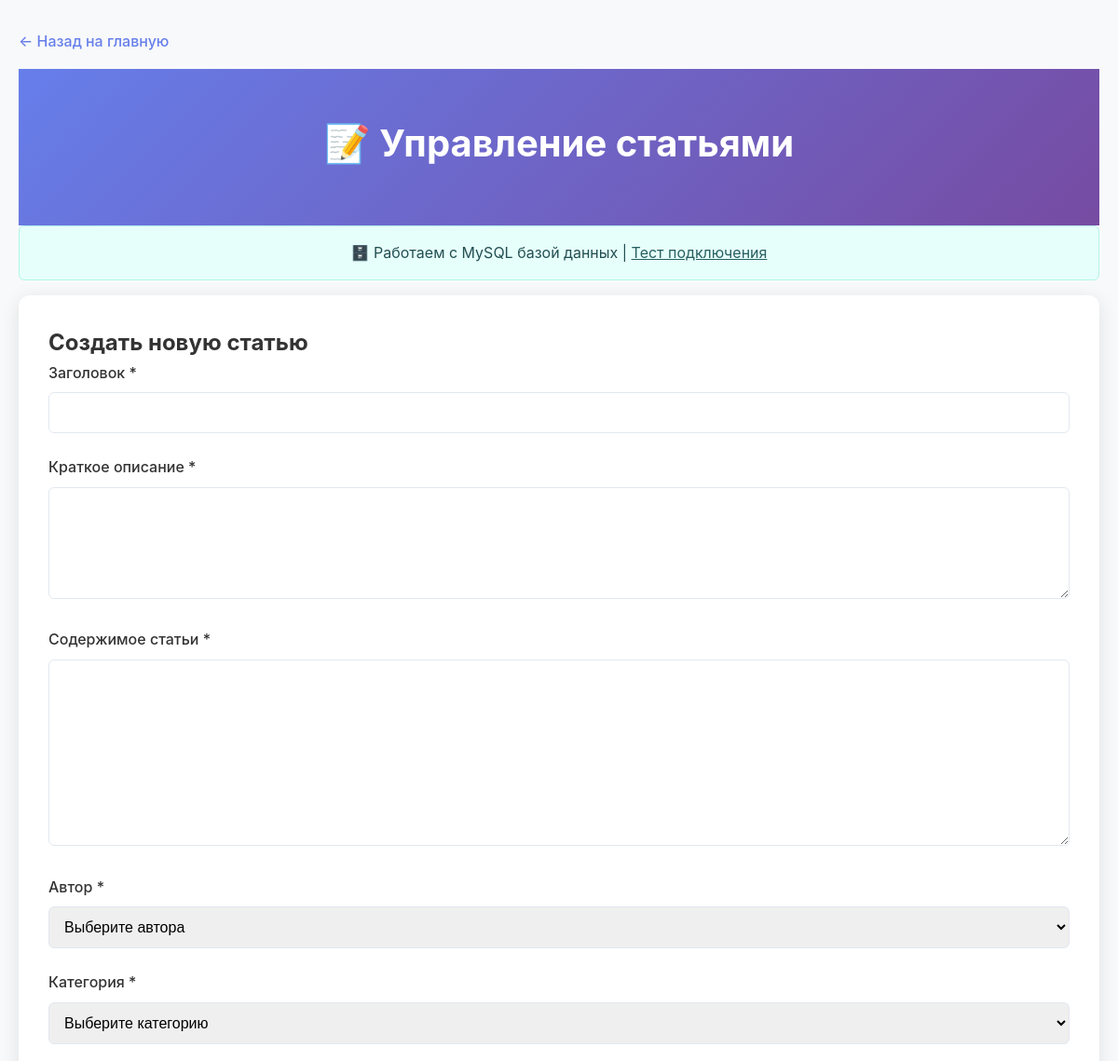
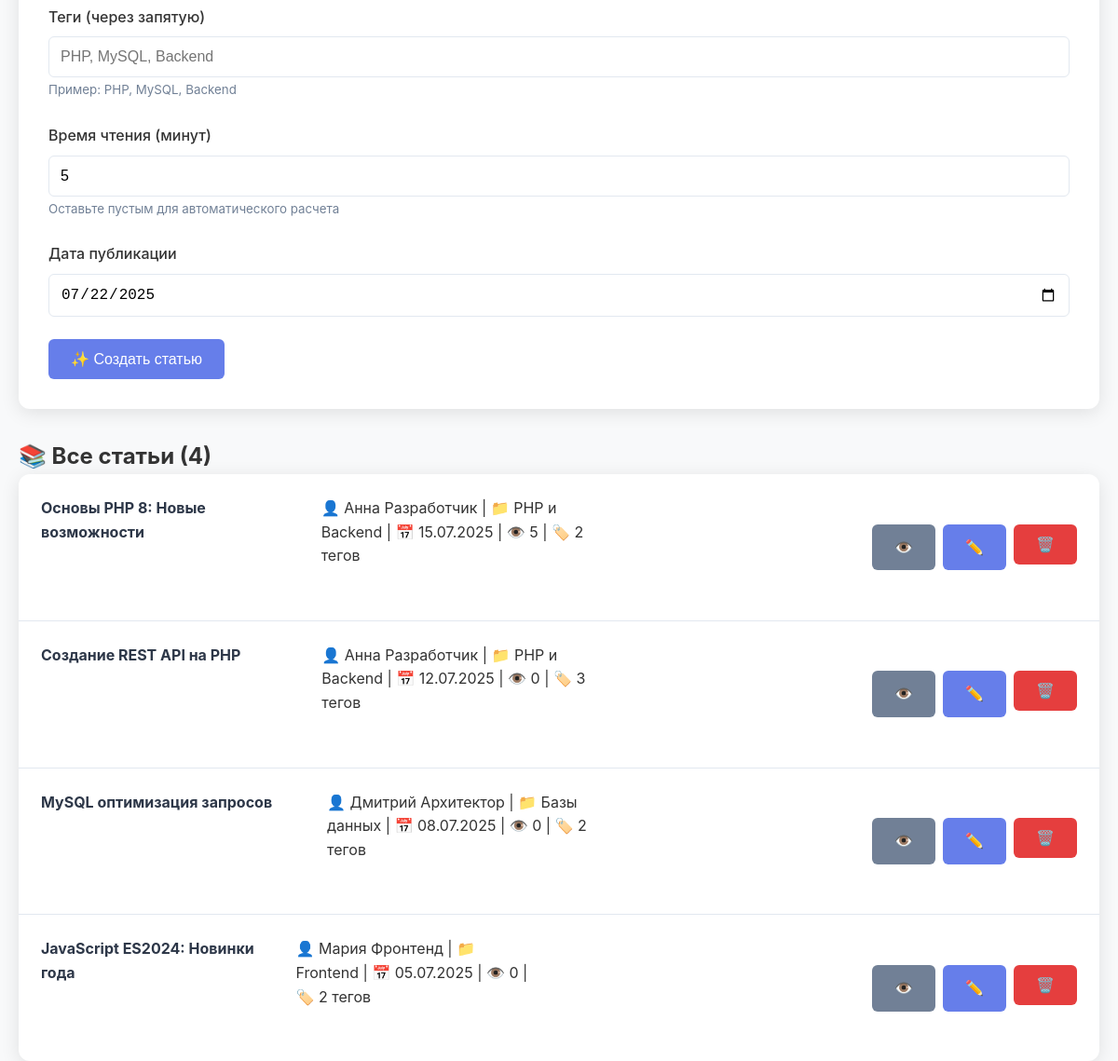
The app's page /admin.php with its own data (2 pictures, top to bottom).
### tables this page shows
CREATE TABLE articles (
    id INT PRIMARY KEY AUTO_INCREMENT,
    title VARCHAR(255) NOT NULL,
    slug VARCHAR(255) UNIQUE,
    content TEXT NOT NULL,
    excerpt TEXT,
    author_id INT NOT NULL,
    category_id INT NOT NULL,
    reading_time INT DEFAULT 5,
    views INT DEFAULT 0,
    status ENUM('draft', 'published') DEFAULT 'published',
    published_at DATE,
    created_at TIMESTAMP DEFAULT CURRENT_TIMESTAMP,
    updated_at TIMESTAMP DEFAULT CURRENT_TIMESTAMP ON UPDATE CURRENT_TIMESTAMP,
    
     
    FOREIGN KEY (author_id) REFERENCES users(id) ON DELETE CASCADE,
    FOREIGN KEY (category_id) REFERENCES categories(id) ON DELETE CASCADE,
    
     
    INDEX idx_author (author_id),
    INDEX idx_category (category_id),
    INDEX idx_status (status),
    INDEX idx_published (published_at),
    INDEX idx_views (views),
    
     
    FULLTEXT KEY ft_search (title, content, excerpt)
);

CREATE TABLE categories (
    id INT PRIMARY KEY AUTO_INCREMENT,
    name VARCHAR(100) NOT NULL,
    slug VARCHAR(100) UNIQUE NOT NULL,
    description TEXT,
    created_at TIMESTAMP DEFAULT CURRENT_TIMESTAMP
);

### functions.php (called while the page is built, shortened)
<?php
function formatDate($date) {
    return date('d.m.Y', strtotime($date));
}
function formatViews($views) {
    if ($views < 1000) return $views;
    return round($views / 1000000, 1) . 'M';
}
function getArticleTags($articleId) {
    try {
        $pdo = getDatabaseConnection();
        $stmt = $pdo->prepare("
            SELECT t.name
            FROM tags t
            JOIN article_tags at ON t.id = at.tag_id
            WHERE at.article_id = ?
            ORDER BY t.name
        ");
        $stmt->execute([$articleId]);
        return $stmt->fetchAll(PDO::FETCH_COLUMN);
    } catch (PDOException $e) {
        error_log("Error getting article tags: " . $e->getMessage());
        return [];
    }
}
function getAllArticles($limit = null, $offset = 0) {
    try {
        $pdo = getDatabaseConnection();
        $sql = "
            SELECT
                a.*,
                u.name as author_name,
                u.email as author_email,
                c.name as category_name
            FROM articles a
            JOIN users u ON a.author_id = u.id
            JOIN categories c ON a.category_id = c.id
            WHERE a.status = 'published'
            ORDER BY a.published_at DESC, a.created_at DESC
        ";
        $stmt = $pdo->query($sql);
        $articles = $stmt->fetchAll();
        foreach ($articles as &$article) {
            $article['author'] = [
                'name' => $article['author_name'],
                'email' => $article['author_email']
            ];
            $article['category'] = $article['category_name'];
            $article['tags'] = getArticleTags($article['id']);
        }
        return $articles;
    } catch (PDOException $e) {
        error_log("Error getting all articles: " . $e->getMessage());
        return [];
    }
}
?>

### admin.php (the view, shortened to what this page needs)
<?php
require_once 'functions.php';
$allArticles = getAllArticles();
$editingArticle = null;
?>
<!DOCTYPE html>
<html lang="ru">
<head>
    <link rel="stylesheet" href="style.css">
</head>
<body>
    <div class="container">
        <nav class="breadcrumb">
            <a href="index.php">← Назад на главную</a>
        </nav>
        <header>
            <h1>📝 Управление статьями</h1>
        </header>
        <div class="db-status">
            🗄️ Работаем с MySQL базой данных |
            <a href="config/database.php" style="color: #285e61;">Тест подключения</a>
        </div>
        <main>
            <section class="admin-form">
                <h2><?php echo $editingArticle ? 'Редактировать статью' : 'Создать новую статью' ?></h2>
                <form method="POST">
                    <div class="form-group">
                        <label for="title">Заголовок *</label>
                        <input type="text" name="title" id="title" required
                               value="<?php echo htmlspecialchars($editingArticle['title'] ?? '') ?>">
                    </div>
                    <div class="form-group">
                        <label for="excerpt">Краткое описание *</label>
                        <textarea name="excerpt" id="excerpt" required><?php echo htmlspecialchars($editingArticle['excerpt'] ?? '') ?></textarea>
                    </div>
                    <div class="form-group">
                        <label for="content">Содержимое статьи *</label>
                        <textarea name="content" id="content" required style="min-height: 200px;"><?php echo htmlspecialchars($editingArticle['content'] ?? '') ?></textarea>
                    </div>
                    <div class="form-group">
                        <label for="author_id">Автор *</label>
                        <select name="author_id" id="author_id" required>
                            <option value="">Выберите автора</option>
                        </select>
                    </div>
                    <div class="form-group">
                        <label for="category_id">Категория *</label>
                        <select name="category_id" id="category_id" required>
                            <option value="">Выберите категорию</option>
                        </select>
                    </div>
                    <div class="form-group">
                        <label for="tags">Теги (через запятую)</label>
                        <input type="text" name="tags" id="tags"
                               placeholder="PHP, MySQL, Backend"
                               value="<?php echo isset($editingArticle['tags']) ? htmlspecialchars(implode(', ', $editingArticle['tags'])) : '' ?>">
                        <small style="color: #718096;">Пример: PHP, MySQL, Backend</small>
                    </div>
                    <div class="form-group">
                        <label for="reading_time">Время чтения (минут)</label>
                        <input type="number" name="reading_time" id="reading_time" min="1"
                               value="<?php echo $editingArticle['reading_time'] ?? 5 ?>">
                        <small style="color: #718096;">Оставьте пустым для автоматического расчета</small>
                    </div>
                    <div class="form-group">
                        <label for="date">Дата публикации</label>
                        <input type="date" name="date" id="date"
                               value="<?php echo $editingArticle ? ($editingArticle['published_at'] ?? date('Y-m-d')) : date('Y-m-d') ?>">
                    </div>
                    <div class="form-actions">
                        <button type="submit" name="<?php echo $editingArticle ? 'update' : 'create' ?>" class="btn btn-primary">
                            <?php echo $editingArticle ? '💾 Обновить статью' : '✨ Создать статью' ?>
                        </button>
                    </div>
                </form>
            </section>
            <section>
                <h2>📚 Все статьи (<?php echo count($allArticles) ?>)</h2>
                <?php if (empty($allArticles)): ?>
                <div style="text-align: center; padding: 3rem; background: white; border-radius: 12px; box-shadow: 0 4px 20px rgba(0,0,0,0.1);">
                    <h3>📝 Статей пока нет</h3>
                    <p>Создайте первую статью используя форму выше</p>
                    <p style="margin-top: 1rem;">
                        <a href="database/migration.php" class="btn btn-secondary">🔄 Запустить миграцию данных</a>
                    </p>
                </div>
                <?php else: ?>
                <div class="article-list">
                    <?php foreach ($allArticles as $article): ?>
                    <div class="article-item">
                        <div class="article-info">
                            <h4><?php echo htmlspecialchars($article['title']) ?></h4>
                            <p>
                                👤 <?php echo htmlspecialchars($article['author']['name']) ?> |
                                📁 <?php echo htmlspecialchars($article['category']) ?> |
                                📅 <?php echo formatDate($article['date']) ?> |
                                👁️ <?php echo formatViews($article['views']) ?> |
                                🏷️ <?php echo count($article['tags']) ?> тегов
                            </p>
                        </div>
                        <div class="article-actions">
                            <a href="article.php?id=<?php echo $article['id'] ?>" class="btn btn-secondary" title="Просмотр">👁️</a>
                            <a href="admin.php?edit=<?php echo $article['id'] ?>" class="btn btn-primary" title="Редактировать">✏️</a>
                            <form method="POST" style="display: inline;"
                                  onsubmit="return confirm('Вы уверены, что хотите удалить статью \'<?php echo htmlspecialchars($article['title']) ?>\'?');">
                                <button type="submit" name="delete" class="btn btn-danger" title="Удалить">🗑️</button>
                            </form>
                        </div>
                    </div>
                    <?php endforeach; ?>
                </div>
                <?php endif; ?>
            </section>
        </main>
    </div>
</body>
</html>

### style.css (style rules this page uses)
* { margin: 0; padding: 0; box-sizing: border-box; }
body { font-family: -apple-system, BlinkMacSystemFont, 'Segoe UI', system-ui, sans-serif; line-height: 1.6; color: #333; background: #f8f9fa; }
.container { max-width: 1200px; margin: 0 auto; padding: 0 20px; }
header { background: linear-gradient(135deg, #667eea 0%, #764ba2 100%); color: white; padding: 3rem 0; text-align: center; }
header h1 { font-size: 2.5rem; margin-bottom: 0.5rem; }
.breadcrumb { margin: 2rem 0 1rem; }
.breadcrumb a { color: #667eea; text-decoration: none; font-weight: 500; }
.article-info { display: grid; grid-template-columns: repeat(auto-fit, minmax(200px, 1fr)); gap: 1rem; margin-bottom: 2rem; text-align: left; }
.btn { display: inline-block; background: #667eea; color: white; padding: 1rem 2rem; text-decoration: none; border-radius: 8px; font-weight: 500; transition: all 0.3s ease; border: none; cursor: pointer; font-size: 1rem; }
.btn-secondary { background: #718096; }
.btn-danger { background: #e53e3e; }
.db-status { background: linear-gradient(135deg, #e6fffa 0%, #f0fff4 100%); color: #234e52; padding: 1rem; border-radius: 8px; margin-bottom: 2rem; text-align: center; border: 1px solid #b2f5ea; }

### admin.php (style rules this page uses)
.admin-form { background: white; padding: 2rem; border-radius: 12px; box-shadow: 0 4px 20px rgba(0,0,0,0.1); margin-bottom: 2rem; }
.form-group { margin-bottom: 1.5rem; }
.form-group label { display: block; margin-bottom: 0.5rem; font-weight: 500; }
.form-group input, .form-group textarea, .form-group select { width: 100%; padding: 0.75rem; border: 1px solid #e2e8f0; border-radius: 6px; font-size: 1rem; }
.form-group textarea { min-height: 120px; resize: vertical; }
.form-actions { display: flex; gap: 1rem; }
.btn { padding: 0.75rem 1.5rem; border: none; border-radius: 6px; cursor: pointer; font-size: 1rem; text-decoration: none; display: inline-block; }
.btn-primary { background: #667eea; color: white; }
.btn-secondary { background: #718096; color: white; }
.btn-danger { background: #e53e3e; color: white; }
.article-list { background: white; border-radius: 12px; box-shadow: 0 4px 20px rgba(0,0,0,0.1); overflow: hidden; }
.article-item { padding: 1.5rem; border-bottom: 1px solid #e2e8f0; display: flex; justify-content: space-between; align-items: center; }
.article-item:last-child { border-bottom: none; }
.article-info h4 { margin-bottom: 0.5rem; color: #2d3748; }
.article-actions { display: flex; gap: 0.5rem; }
.db-status { background: #e6fffa; color: #234e52; padding: 1rem; border-radius: 6px; margin-bottom: 1rem; text-align: center; }

### records on screen
articles: title "Основы PHP 8: Новые возможности", name "Анна Разработчик", category.name "PHP и Backend", published_at "15.07.2025", views "5", count($article['tags']) "2"
articles: title "Создание REST API на PHP", name "Анна Разработчик", category.name "PHP и Backend", published_at "12.07.2025", views "0", count($article['tags']) "3"
articles: title "MySQL оптимизация запросов", name "Дмитрий Архитектор", category.name "Базы данных", published_at "08.07.2025", views "0", count($article['tags']) "2"
articles: title "JavaScript ES2024: Новинки года", name "Мария Фронтенд", category.name "Frontend", published_at "05.07.2025", views "0", count($article['tags']) "2"

### other values on screen
count($allArticles) "4"
